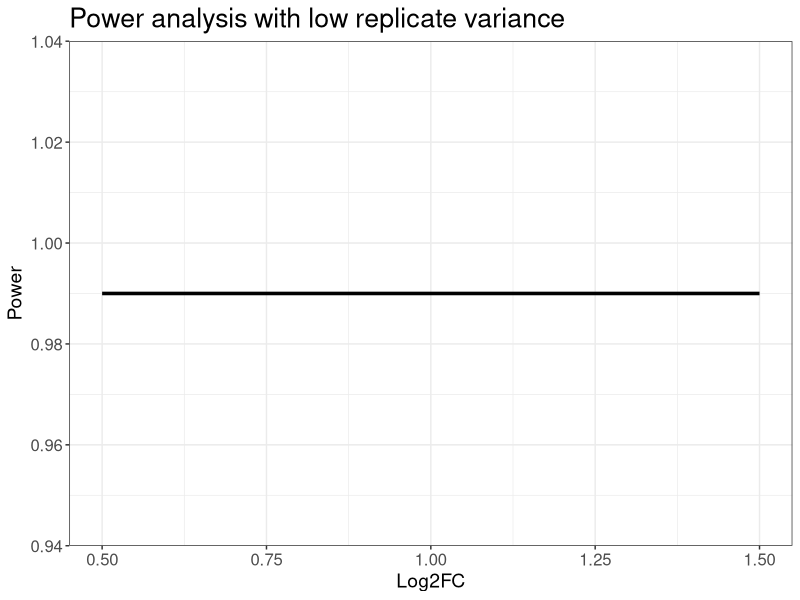

This figure's R source: (Note: this script raises an error after producing the figure.)

library(tidyverse)

## Define standard deviation sampling
sample_variance <- function(mod_samples, unmod_samples, mod_features,
                            unmod_features, mod_variance, unmod_variance){

  final_sd <- numeric(100000)

  for (i in seq_len(100000)){

    replicate_means_ptms <- rnorm(mod_samples, mean = 0, mod_variance)
    replicate_observations_ptms <- numeric(length(mod_samples))

    # for (y in seq_along(replicate_means_ptms)){
    #   feature_samples <- rnorm(mod_features, mean = replicate_means_ptms[[y]], 2)
    #   replicate_observations_ptms[[y]] <- mean(feature_samples)
    # }

    replicate_means_prot <- rnorm(unmod_samples, mean = 0, unmod_variance)
    replicate_observations_prot <- numeric(length(unmod_samples))

    # for (y in seq_along(replicate_means_prot)){
    #   feature_samples_prot <- rnorm(unmod_features, mean = replicate_means_prot[[y]], 2)
    #   replicate_observations_prot[[y]] <- mean(feature_samples_prot)
    # }

    std_ptm <- mod_variance^2 / sum((replicate_means_ptms - mean(replicate_means_ptms))^2)
    std_prot <- unmod_variance^2 / sum((replicate_means_prot - mean(replicate_means_prot))^2)

    final_sd[[i]] <- sqrt(std_ptm^2 + std_prot^2)

  }

  return(mean(final_sd))
}



## Code directly from MSstats designSampleSize function
## Power analysis
FDR <- 0.05
m0_m1 <- 99
delta <- seq(.5, 1.5, 0.025)

low <- .1
high <- 3

n_sample_list <- c(3,5,10)
n_feature_list <- c(3,10)


var_list <- numeric(9)
i <- 1
for (x in seq_along(n_sample_list)){
  for (y in seq_along(n_sample_list)){
    var_list[i] <- sample_variance(n_sample_list[[x]], n_sample_list[[y]],
                                   10, 10, low, low)
    i <- i+1
  }
}

var_list <- c(sqrt((.1/3)^2 + (.1/3)^2), sqrt((.1/3)^2 + (.1/5)^2), sqrt((.1/3)^2 + (.1/10)^2),
              sqrt((.1/5)^2 + (.1/3)^2), sqrt((.1/5)^2 + (.1/5)^2), sqrt((.1/5)^2 + (.1/10)^2),
              sqrt((.1/10)^2 + (.1/3)^2), sqrt((.1/10)^2 + (.1/5)^2), sqrt((.1/10)^2 + (.1/10)^2))

t <- delta / var_list[[1]]

powerTemp <- seq(0, 1, 0.01)
power <- numeric(length(t))

for (i in seq_along(t)) {
  diff <- qnorm(powerTemp) + qnorm(1 - powerTemp * FDR / (1 + (1 - FDR) * m0_m1) / 2) - t[i]
  min(abs(diff), na.rm = TRUE)
  power[i] = powerTemp[order(abs(diff))][1]
}
power


p1 <- data.frame("Log2FC" = delta,
                 "Power" = power) %>%
  ggplot() + geom_line(aes(x = Log2FC, y = Power), size = 1.2) +
  #scale_colour_manual(values=cbPalette) +
  labs(title = "Power analysis with low replicate variance") +
  theme_bw() +
  theme(axis.text.x = element_text(size = 12),
        axis.text.y = element_text(size = 12),
        legend.text=element_text(size=12),
        axis.title.y = element_text(size = 14),
        axis.title.x = element_text(size = 14),
        title = element_text(size = 16),
        strip.text = element_text(size = 12))



## Original code containing sigma for subject.. can include or assume 0 for now
## numSample = round(2 * (median_sigma_error + median_sigma_subject) / aa, 0)

cbPalette <- c("#E69F00", "#56B4E9", "#009E73", "#999999", "#0072B2", "#D55E00", "#CC79A7", "#999999")

numSample_nomod_1 <- round(2 * (.1) / aa, 0)
numSample_nomod_2 <- round(2 * (.2) / aa, 0)
numSample_nomod_3 <- round(2 * (.4) / aa, 0)

p1 <- data.frame("SD" = c(rep("`.1", length(numSample_nomod_1)),
                      rep(".2", length(numSample_nomod_1)),
                      rep(".4", length(numSample_nomod_1))),
           "Log2FC" = c(desiredFC, desiredFC, desiredFC),
           "num_samples" = c(numSample_nomod_1, numSample_nomod_2, numSample_nomod_3)) %>%
  ggplot() + geom_line(aes(x = Log2FC, y = num_samples, group = SD, color = SD), size = 1.2) +
  scale_colour_manual(values=cbPalette) +
  labs(title = "Replicates Needed to Reach Power of .9", y = "# of replicates per condition") +
  theme_bw() +
  theme(axis.text.x = element_text(size = 12),
        axis.text.y = element_text(size = 12),
        legend.text=element_text(size=12),
        axis.title.y = element_text(size = 14),
        axis.title.x = element_text(size = 14),
        title = element_text(size = 16),
        strip.text = element_text(size = 12))
png("supplementary/sim_new/simple_power_analysis.png", width = 750, height = 500)
p1
dev.off()

numSample_nomod_1 <- round((2 * sqrt(.2^2 + .1^2)) /  aa, 0)
numSample_nomod_2 <- round((2 * sqrt(.2^2 + .2^2)) / aa, 0)
numSample_nomod_3 <- round((2 * sqrt(.2^2 + .4^2)) / aa, 0)
numSample_nomod_4 <- round((2 * .2) / aa, 0)

p2 <- data.frame("SD" = c(rep(".2, .1", length(numSample_nomod_1)),
                          rep(".2, .2", length(numSample_nomod_1)),
                          rep(".2, .4", length(numSample_nomod_1)),
                          rep("Baseline: .2", length(numSample_nomod_1))),
                 "Log2FC" = c(desiredFC, desiredFC, desiredFC, desiredFC),
                 "num_samples" = c(numSample_nomod_1, numSample_nomod_2, numSample_nomod_3,
                                   numSample_nomod_4)) %>%
  ggplot() + geom_line(aes(x = Log2FC, y = num_samples, group = SD, color = SD), size = 1.2) +
  scale_colour_manual(values=cbPalette) +
  labs(title = "Replicates Needed to Reach Power of .9 with Adjusted SD", y = "# of replicates per condition") +
  theme_bw() +
  theme(axis.text.x = element_text(size = 12),
        axis.text.y = element_text(size = 12),
        legend.text=element_text(size=12),
        axis.title.y = element_text(size = 14),
        axis.title.x = element_text(size = 14),
        title = element_text(size = 16),
        strip.text = element_text(size = 12))

png("supplementary/sim_new/power_analysis_sd_combined.png", width = 750, height = 500)
p2
dev.off()
